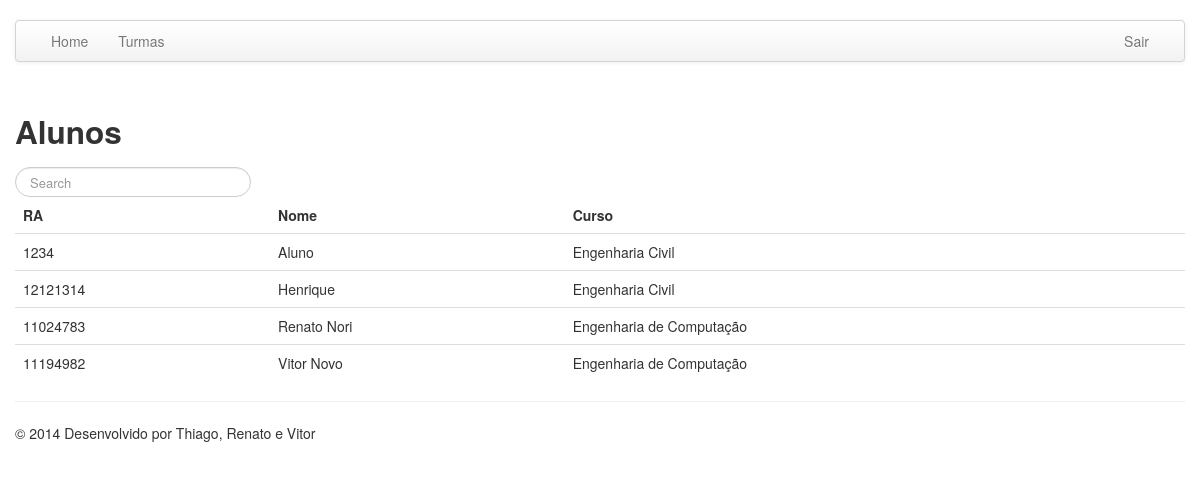
The app's page /alunos.php (signed in) with its own data.
### tables this page shows
CREATE TABLE IF NOT EXISTS `alunos` (
  `ra` varchar(10) NOT NULL,
  `fk_curso` int(11) NOT NULL,
  `nome` varchar(100) NOT NULL,
  `sexo` varchar(1) NOT NULL,
  `email` varchar(100) NOT NULL,
  PRIMARY KEY (`ra`)
);

CREATE TABLE IF NOT EXISTS `cursos` (
  `pk_curso` int(11) NOT NULL AUTO_INCREMENT,
  `nome` varchar(50) NOT NULL,
  PRIMARY KEY (`pk_curso`),
  KEY `pk_curso` (`pk_curso`)
);

### alunos.php (the view, shortened to what this page needs)
<?php include "header.php";?>
<?php
if($_SESSION['permissao'] > 0)
{
?>
	<?php
	if($_GET['id'] != "")
	{
		if($_GET['id'] == "novo")
		{
				echo '<h3>Cadastro de Aluno</h3>';
		}
		else if(is_numeric($_GET['id']))
		{
				echo '<h3>Edição de Aluno</h3>';
		}
	?>
		<br />
		<form action="alunos.php" method="post" id="formAluno"  name="formAluno" class="form-horizontal" onSubmit="return verificaFormAluno(this);">
			<input type="hidden" name="oque" value="<?php echo $_GET['id']; ?>" />
			<div class="row">
				<div class="span6">
					<div class="control-group">
						<label class ="control-label"></label>
						<div class="controls"><h4>Informações Pessoais</h4></div>
					</div>
					 <div class="control-group">
						<label class ="control-label" >RA:</label>
						<div class="controls"><input class="input-small" type="text" id="ra" name="ra" value="<?php echo $row['ra']; ?>" maxlength="8" <?php if($row['ra'] != "")echo "disabled"; ?> required/></div>
					</div>
					 <div class="control-group">
						<label class ="control-label" >Senha:</label>
						<div class="controls"><input class="input-xlarge" type="text" id="senha" name="senha" value="<?php if($row['ra']!="")echo 'Não Alterar';?>" maxlength="100" required/></div>
					</div>
					 <div class="control-group">
						<label class ="control-label" >Nome:</label>
						<div class="controls"><input class="input-xlarge" type="text" id="nome" name="nome" value="<?php echo $row['nome']; ?>" maxlength="100" required/></div>
					</div>
					<div class="control-group">
						<label class ="control-label">Sexo:</label>
						<div class="controls">
							<select name="sexo">
							    <option value="M" <?php if($row['sexo'] == "M") echo 'selected'; ?>>Masculino</option>
							    <option value="F" <?php if($row['sexo'] == "F") echo 'selected'; ?>>Feminino</option>
							</select>
						</div>
					</div>
					<div class="control-group">
						<label class ="control-label">E-mail:</label>
						<div class="controls"><input class="input-xlarge" type="text" name="email" value="<?php echo $row['email']; ?>" maxlength="100"/></div>
					</div>
					<?php
					$db = conectaBD();
					$query = "SELECT * FROM cursos";
					$result = mysql_query($query);
					?>
					<div class="control-group">
						<label class ="control-label">Curso:</label>
						<div class="controls">
							<select name="curso">
									<option value="0">Selecione um Curso</option>
								<?php
								while($curso = mysql_fetch_array($result)){ ?>
							    	<option value="<?php echo $curso['pk_curso']?>" <?php if($curso['pk_curso'] == $row['fk_curso']) echo 'selected'; ?>><?php echo $curso['nome'];?></option>
							    	<?php
							    } ?>
							</select>
						</div>
					</div>
					<div class="control-group">
						<label class ="control-label"></label>
						<div class="controls"></div>
					</div>
					<div class="control-group">
						<label class ="control-label"></label>
						<div class="controls"><input class="btn btn-large btn-primary" type="submit" name="enviar" value="Enviar" /></div>
					</div>
				</div>
			</div>
			</form>
			<?php
	}else
	{ ?>
			<h2>Alunos</h2>
			<div class="row">
				<div class="span6">
					<form class="navbar-search pull-left">
					  <input type="text" class="search-query" placeholder="Search" onkeyup="BuscaItemTabela(this);">
					</form>
				</div>
				<div class="span6">
				</div>
			</div>
			<table class="table table-hover">
				<thead>
					<tr>
						<th>RA</th>
						<th>Nome</th>
						<th>Curso</th>
					</tr>
				</thead>
				<tbody>
				<?php
				$query="SELECT a.ra, a.nome, c.nome nome_curso FROM alunos a INNER JOIN cursos c ON a.fk_curso = c.pk_curso WHERE 1 order by c.nome, a.nome";
				$result = mysql_query($query);
				while($row = mysql_fetch_array($result)) {
				echo '
						<tr class="itens_tabela">
						<td>' . $row['ra'] . '</td>
						<td>' . $row['nome'] . '</td>
						<td>' . $row['nome_curso'] . '</td>
						';
				}
				?>
				</tbody>
			</table>
    <?php
    }
}
	include "footer.php";
?>

### header.php (shortened to what this page needs)
<?php include ('config.php');
  $pagina_atual = end(explode("/", $_SERVER['PHP_SELF']));
  ?>
  <!DOCTYPE html>
  <html lang="pt-BR">
  <head>
      <link rel="stylesheet" type="text/css" href="css/bootstrap.css"/>
      <link rel="stylesheet" type="text/css" href="css/bootstrap-datetimepicker.min.css"/>
  </head>
  <body>
  <div class="container">
   <?php
    if($_SESSION['permissao'] > 0)
    { ?>
      <br/>
      <div class="navbar">
          <div class="navbar-inner">
              <div class="container">
                  <ul class="nav">
                    <li <?php if($pagina_atual=="index.php") echo 'class="active"'; ?>><a href="./">Home</a></li>
                    <li <?php if($pagina_atual=="turmas.php") echo 'class="active"'; ?>><a href="turmas.php">Turmas</a></li>
                  </ul>
                  <ul class="nav pull-right">
                      <li><a href="?logout">Sair</a></li>
                  </ul>
              </div>
          </div>
      </div>
      <br clear="all" />
<?php } ?>

### footer.php (shortened to what this page needs)
	<hr>
	<div class="footer">
	<p>&copy; 2014 Desenvolvido por Thiago, Renato e Vitor</p>
	</div>
</div>
</body>
</html>

### records on screen
alunos: ra "1234", nome "Aluno", fk_curso.nome "Engenharia Civil"
alunos: ra "12121314", nome "Henrique", fk_curso.nome "Engenharia Civil"
alunos: ra "11024783", nome "Renato Nori", fk_curso.nome "Engenharia de Computação"
alunos: ra "11194982", nome "Vitor Novo", fk_curso.nome "Engenharia de Computação"
